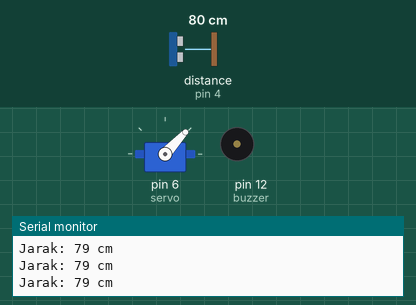
The sketch below on a simulated Arduino Uno, built with avr-gcc and run on an emulated ATmega328P. Shown: servo, buzzer (waves = sounding, pin HIGH), the last lines printed to the serial monitor. Wiring (from diagram.json): ultrasonic range finder: trigger pin 5; echo pin 4. The test bench sets the inputs (shaded band); at power-on: distance to the obstacle (sensor on pin 4) 80 cm. The echo pulse lasts 58.3 µs per cm; pins used as bus, display or sensor lines are not drawn.

Above: at 1.2 s.
1.3 s: distance to the obstacle (sensor on pin 4) set to 18 cm
At 1.63 s:
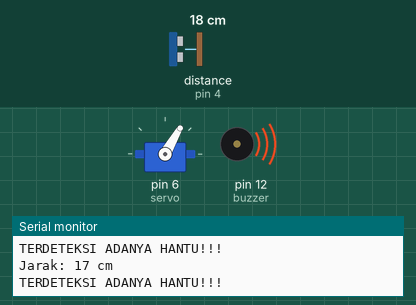
4.3 s: distance to the obstacle (sensor on pin 4) set to 23 cm
7.3 s: distance to the obstacle (sensor on pin 4) set to 29 cm
At 8.1 s:
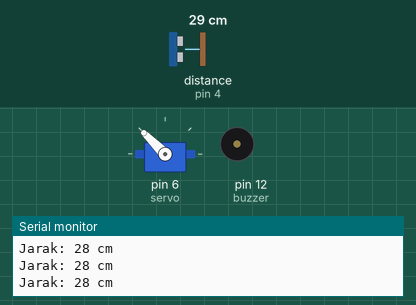
10.3 s: distance to the obstacle (sensor on pin 4) set to 2 cm
At 10.45 s:
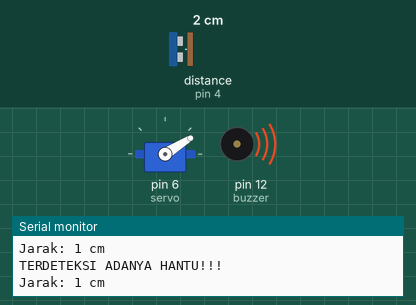
13.3 s: distance to the obstacle (sensor on pin 4) set to 35 cm
At 14.1 s:
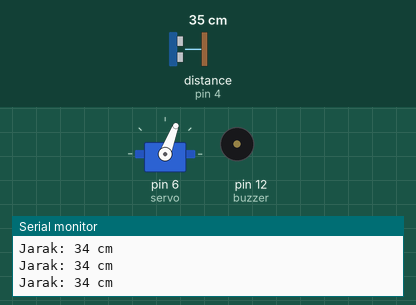
16.3 s: distance to the obstacle (sensor on pin 4) set to 4 cm
At 16.49 s:
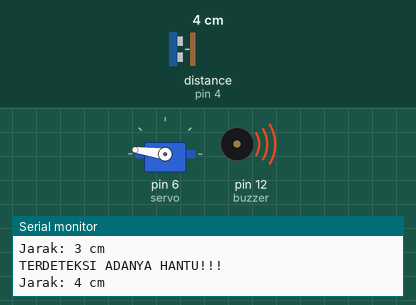
Timing chart, 0 to 20.3 s (numbered marks = the images above; inputs shaded):
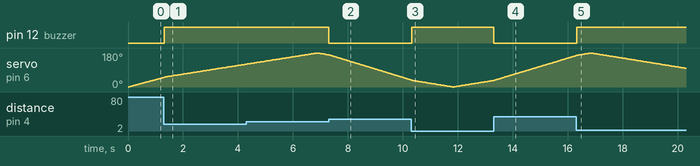

Measured:
- the behaviour switches between 25 and 26 cm on distance to the obstacle (sensor on pin 4) (found by bisection; images 1 and 2)
- after the input at 1.3 s, pin 12 (buzzer): LOW → HIGH at once
- after the input at 7.3 s, pin 12 (buzzer): HIGH → LOW at once
- after the input at 10.3 s, pin 12 (buzzer): LOW → HIGH at once
- after the input at 13.3 s, pin 12 (buzzer): HIGH → LOW at once
- after the input at 16.3 s, pin 12 (buzzer): LOW → HIGH at once
- by itself, servo on pin 6 (servo): rises from 166° to 180° in 0.51 s, then falls to 99° in 3.5 s

The sketch:

CodeTest1.ino
```cpp
#include<Servo.h>
Servo servo;
byte derajat = 0;

const byte TRIG_PIN = 5;
const byte ECHO_PIN = 4;
long durasi, jarak = 0;

const byte buzzer = 12;

void setup() {
  Serial.begin(9600);
  pinMode(buzzer, OUTPUT);
  pinMode(TRIG_PIN, OUTPUT);
  pinMode(ECHO_PIN, INPUT);
  servo.attach(6);
  servo.write(0);
}

void loop() {

  for (derajat = 0; derajat < 180; derajat++) {
    servo.write(derajat);
    bacaUltrasonic();
    delay(20);
  }

  for (derajat = 180; derajat > 0; derajat--) {
    servo.write(derajat);
    bacaUltrasonic();
    delay(20);
  }

}

void bacaUltrasonic() {
  digitalWrite(TRIG_PIN, LOW);
  delayMicroseconds(2);
  digitalWrite(TRIG_PIN, HIGH);
  delayMicroseconds(10);
  digitalWrite(TRIG_PIN, LOW);
  durasi = pulseIn(ECHO_PIN, HIGH);
  jarak = durasi * 0.0344 / 2;

  Serial.print("Jarak: ");
  Serial.print(jarak);
  Serial.println(" cm");

  if (jarak < 25) {
    Serial.println("TERDETEKSI ADANYA HANTU!!!");
    digitalWrite(buzzer, HIGH);
  } else {
    digitalWrite(buzzer, LOW);
  }
}
```
